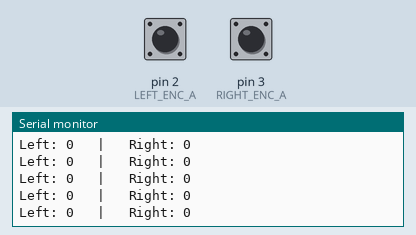
A sketch run on a simulated Arduino Uno, built with avr-gcc and run on an emulated ATmega328P. Shown: the last lines printed to the serial monitor. Inputs (shaded band) come from the test bench; at power-on: pin 2 (LEFT_ENC_A) HIGH, pin 3 (RIGHT_ENC_A) HIGH.

Above: at 1.2 s.
1.3 s: pin 2 (LEFT_ENC_A) pulled LOW for 0.15 s
At 1.56 s:
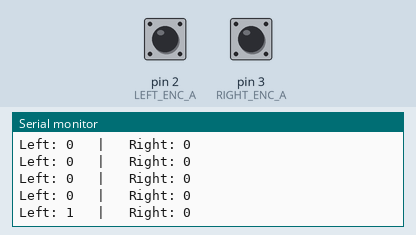
2.9 s: pin 3 (RIGHT_ENC_A) pulled LOW for 0.15 s
At 3.17 s:
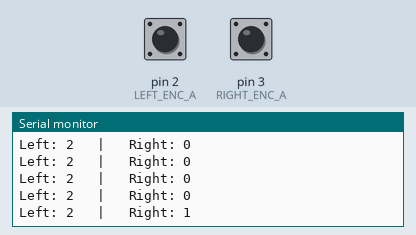
4.5 s: pin 2 (LEFT_ENC_A) pulled LOW for 1 s
At 4.78 s:
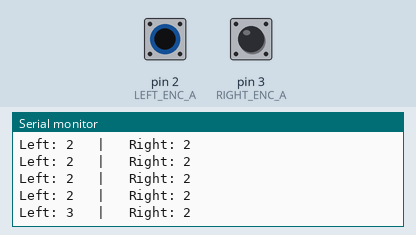
7.0 s: pin 3 (RIGHT_ENC_A) pulled LOW for 1 s
At 7.2 s:
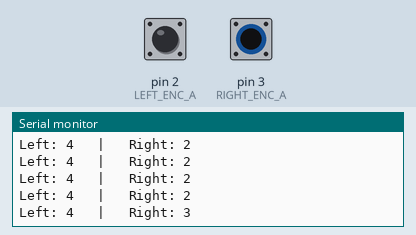
Timing chart, 0 to 10.0 s (numbered marks = the images above; inputs shaded):
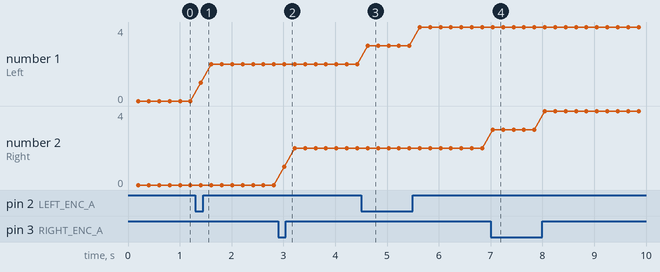

The sketch:

calibration.ino
```cpp
/*
 * ROBOT ENCODER CALIBRATOR
 * Upload this to count ticks for calibration.
 */

// PINS (Matched to your wiring)
#define LEFT_ENC_A 2
#define RIGHT_ENC_A 3

volatile long left_count = 0;
volatile long right_count = 0;

void setup() {
  Serial.begin(115200);

  pinMode(LEFT_ENC_A, INPUT_PULLUP);
  pinMode(RIGHT_ENC_A, INPUT_PULLUP);

  attachInterrupt(digitalPinToInterrupt(LEFT_ENC_A), leftPulse, CHANGE);
  attachInterrupt(digitalPinToInterrupt(RIGHT_ENC_A), rightPulse, CHANGE);

  Serial.println("--- ENCODER CALIBRATOR ---");
  Serial.println("Spin the wheels manually!");
}

void loop() {
  static long last_print = 0;

  if (millis() - last_print > 200) {
    Serial.print("Left: ");
    Serial.print(left_count);
    Serial.print("   |   Right: ");
    Serial.println(right_count);
    last_print = millis();
  }
}

void leftPulse() {
  left_count++; // Just counting pulses, direction doesn't matter for this test
}

void rightPulse() { right_count++; }
```

Measured:
- after the input at 1.3 s, the serial monitor: prints a new line after 0.11 s (image 1)
- after the input at 2.9 s, the serial monitor: prints a new line after 0.12 s (image 2)
- after the input at 4.5 s, the serial monitor: prints a new line after 0.13 s (image 3)
- after the input at 7.0 s, the serial monitor: prints a new line at once (image 4)
- plotted number 1: 0 → 2 after the input at 1.3 s, 2 → 4 after the input at 4.5 s
